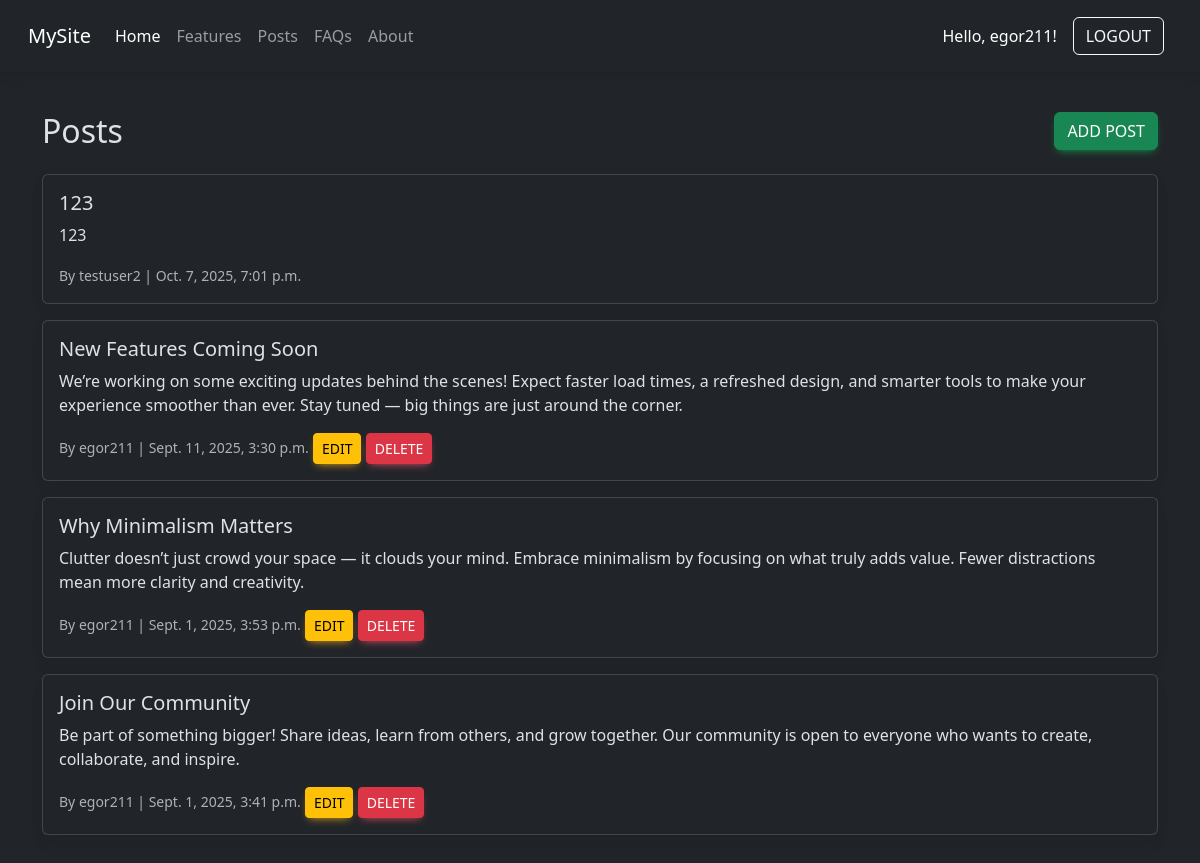
The page /posts (signed in) on the database its author committed.
### blog/models.py (models this page shows, shortened)
class Post(models.Model):
    class Status(models.TextChoices):
        DRAFT = 'DF', 'Draft'
        PUBLISHED = 'PB', 'Published'
    title = models.CharField(max_length=250)
    slug = models.SlugField(max_length=250)
    author = models.ForeignKey(
        settings.AUTH_USER_MODEL,
        on_delete=models.CASCADE,
        related_name='blog_posts'
    )
    body = models.TextField()
    publish = models.DateTimeField(default=timezone.now)
    created = models.DateTimeField(auto_now_add=True)
    updated = models.DateTimeField(auto_now=True)
    department = models.ForeignKey(Department, on_delete=models.SET_NULL, null=True)
    status = models.CharField(
        max_length=2,
        choices=Status,
        default=Status.DRAFT
    )
    class Meta:
        ordering = ['-publish',]
        indexes = [
            models.Index(fields=['-publish']),
        ]

### blog/views.py (the view)
# urls.py: path('posts', views.posts, name='posts'),
def posts(request):
    posts = Post.objects.all()
    return render(request, "blog/posts.html", {"posts": posts})

### templates/blog/posts.html
{% extends "blog/base.html" %} {% block content %}
<div class="container mt-4">
  <div class="d-flex justify-content-between align-items-center mb-4">
    <h2 class="mb-0">Posts</h2>
    <a href="{% url 'add_post' %}" class="btn btn-success">Add post</a>
  </div>
  {% for post in posts %}
  <div class="card mb-3">
    <div class="card-body">
      <h5 class="card-title">{{ post.title }}</h5>
      <p class="card-text">{{ post.body }}</p>
      <small class="text-muted"
        >By {{ post.author }} | {{ post.created }}</small
      >
      {% if request.user == post.author %}
      <a href="{% url 'edit_post' post.id %}" class="btn btn-sm btn-warning"
        >Edit</a
      >
      <a href="{% url 'delete_post' post.id %}" class="btn btn-sm btn-danger"
        >Delete</a
      >
      {% endif %}
    </div>
  </div>
  {% empty %}
  <p>No posts found.</p>
  {% endfor %}
</div>
{%endblock %}

### templates/blog/base.html (shortened to what this page needs)
{% load static %}
<!DOCTYPE html>
<html lang="en">
  <head>
    <link
      href="https://cdnjs.cloudflare.com/ajax/libs/mdb-ui-kit/6.4.0/mdb.min.css"
      rel="stylesheet"
    />
    <link
      href="https://cdn.jsdelivr.net/npm/bootstrap@5.3.8/dist/css/bootstrap.min.css"
      rel="stylesheet"
    />
    <link
      href="https://cdn.jsdelivr.net/npm/bootstrap@5.3.8/dist/css/bootstrap.min.css"
      rel="stylesheet"
    />
    <link rel="stylesheet" href="{% static 'css/formexample.css' %}" />
    <html lang="en" class="h-100" data-bs-theme="dark"></html>
    <link
      rel="stylesheet"
      href="https://cdn.jsdelivr.net/npm/bootstrap@5.3.8/dist/css/bootstrap.min.css"
    />
    <link rel="stylesheet" href="{% static 'css/formexample.css' %}" />
    <link
      href="https://cdn.jsdelivr.net/npm/bootstrap@5.3.3/dist/css/bootstrap.min.css"
      rel="stylesheet"
    />
  </head>
  <body>
    <header>
      <nav
        class="navbar navbar-expand-lg navbar-dark w-100 h-100 p-3 mx-auto flex-column bg-dark"
      >
        <div class="container-fluid">
          <a class="navbar-brand" href="/">MySite</a>
          <div class="collapse navbar-collapse" id="navbarNav">
            <ul class="navbar-nav me-auto mb-2 mb-lg-0">
              <li class="nav-item">
                <a class="nav-link active" href="{%url 'home' %}">Home</a>
              </li>
              <li class="nav-item">
                <a class="nav-link" href="#">Features</a>
              </li>
              <li class="nav-item">
                <a class="nav-link" href="{%url 'posts'%}">Posts</a>
              </li>
              <li class="nav-item"><a class="nav-link" href="#">FAQs</a></li>
              <li class="nav-item">
                <a class="nav-link" href="{% url 'about' %}">About</a>
              </li>
            </ul>
            <div class="d-flex align-items-center">
              {% if request.user.is_authenticated %}
              <span class="text-white me-3"
                >Hello, {{ request.user.username }}!</span
              >
              <a href="{% url 'logout' %}" class="btn btn-outline-light me-2"
                >Logout</a
              >
              {% endif %}
            </div>
          </div>
        </div>
      </nav>
    </header>
    {% block content %} {% endblock %}
  </body>
</html>

### blog/static/css/formexample.css (style rules this page uses)
.container { border: none; box-shadow: none; padding: 16px; }

### rows shown on the page
Post: title "123", body "123", author "testuser2", created "Oct. 7, 2025, 7:01 p.m."
Post: title "New Features Coming Soon", body "We’re working on some exciting updates behind the scenes! Expect faster load times, a refreshed design, and smarter tools to make your experience smoother than ever. Stay tuned — big things are just around the corner.", author "egor211", created "Sept. 11, 2025, 3:30 p.m.", shows "EDIT"
Post: title "Why Minimalism Matters", body "Clutter doesn’t just crowd your space — it clouds your mind. Embrace minimalism by focusing on what truly adds value. Fewer distractions mean more clarity and creativity.", author "egor211", created "Sept. 1, 2025, 3:53 p.m.", shows "EDIT"
Post: title "Join Our Community", body "Be part of something bigger! Share ideas, learn from others, and grow together. Our community is open to everyone who wants to create, collaborate, and inspire.", author "egor211", created "Sept. 1, 2025, 3:41 p.m.", shows "EDIT"

### other values the page prints
{{ request.user.username }} "egor211"
